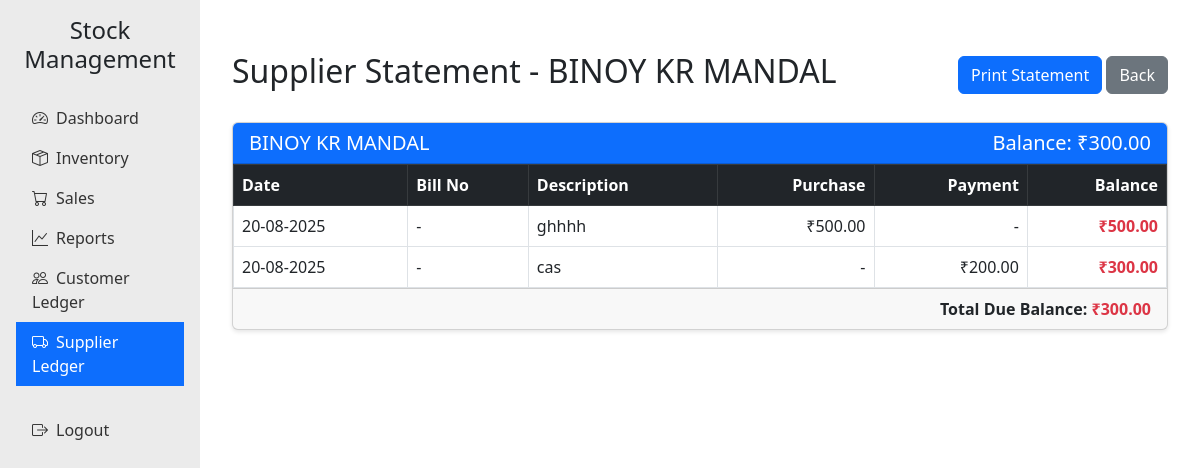
Screenshot of /suppliers/1/statement (signed in) with the database file from the repository.
### app.py (models this page shows, shortened)
class Supplier(db.Model):
    id = db.Column(db.Integer, primary_key=True)
    name = db.Column(db.String(100), nullable=False)
    mobile = db.Column(db.String(15))
    address = db.Column(db.String(200))
    gstin = db.Column(db.String(20))
    date_added = db.Column(db.Date, default=date.today())
    balance = db.Column(db.Float, default=0.0)
    items = db.relationship('Item', backref='supplier', lazy=True)
    transactions = db.relationship('SupplierTransaction',
                                 backref='supplier',
                                 cascade='all, delete-orphan',
                                 lazy='dynamic')  # Changed to dynamic for better query control

class SupplierTransaction(db.Model):
    id = db.Column(db.Integer, primary_key=True)
    supplier_id = db.Column(db.Integer, db.ForeignKey('supplier.id'), nullable=False)
    date = db.Column(db.Date, nullable=False, default=date.today())
    bill_no = db.Column(db.String(50))
    description = db.Column(db.String(200))
    amount = db.Column(db.Float, nullable=False)
    transaction_type = db.Column(db.String(20), nullable=False)  # 'purchase' or 'payment'
    created_at = db.Column(db.DateTime, default=datetime.now())

### app.py (the view)
@app.route('/suppliers/<int:supplier_id>/statement')
@login_required
def supplier_statement(supplier_id):
    supplier = Supplier.query.get_or_404(supplier_id)
    transactions = SupplierTransaction.query.filter_by(supplier_id=supplier_id)\
        .order_by(SupplierTransaction.date, SupplierTransaction.id).all()
    balance = 0
    statement = []
    for t in transactions:
        if t.transaction_type == 'purchase':
            balance += t.amount
        else:  # payment
            balance -= t.amount
        statement.append({
            'date': t.date,
            'bill_no': t.bill_no,
            'description': t.description,
            'purchase': t.amount if t.transaction_type == 'purchase' else 0,
            'payment': t.amount if t.transaction_type == 'payment' else 0,
            'balance': balance
        })
    current_balance = supplier.balance if supplier.balance is not None else 0
    return render_template('supplier_statement.html',
                         supplier=supplier,
                         statement=statement,
                         balance=current_balance)

### app.py (called while the page is built)
def login_required(f):
    @wraps(f)
    def decorated_function(*args, **kwargs):
        if 'user_id' not in session:
            flash('Please log in to access this page.', 'danger')
            return redirect(url_for('login'))
        return f(*args, **kwargs)
    return decorated_function

### templates/supplier_statement.html (shortened to what this page needs)
{% extends "base.html" %}
{% block content %}
<div class="container mt-4">
    <div class="d-flex justify-content-between align-items-center mb-4 no-print">
        <h2>Supplier Statement - {{ supplier.name }}</h2>
        <div>
            <button onclick="window.print()" class="btn btn-primary">
                 Print Statement
            </button>
            <a href="{{ url_for('view_supplier', id=supplier.id) }}" class="btn btn-secondary">
                 Back
            </a>
        </div>
    </div>
    <div class="card printable-content">
        <div class="card-header bg-primary text-white">
            <div class="row">
                <div class="col-md-6">
                    <h5 class="mb-0">{{ supplier.name }}</h5>
                </div>
                <div class="col-md-6 text-end">
                    <h5 class="mb-0">Balance: ₹{{ "%.2f"|format(balance) }}</h5>
                </div>
            </div>
        </div>
        <div class="card-body p-0">
            <div class="table-responsive">
                <table class="table table-bordered mb-0">
                    <thead class="table-dark">
                        <tr>
                            <th>Date</th>
                            <th>Bill No</th>
                            <th>Description</th>
                            <th class="text-end">Purchase</th>
                            <th class="text-end">Payment</th>
                            <th class="text-end">Balance</th>
                        </tr>
                    </thead>
                    <tbody>
                        {% for entry in statement %}
                        <tr>
                            <td>{{ entry.date.strftime('%d-%m-%Y') }}</td>
                            <td>{{ entry.bill_no or '-' }}</td>
                            <td>{{ entry.description or '-' }}</td>
                            <td class="text-end">{% if entry.purchase > 0 %}₹{{ "%.2f"|format(entry.purchase) }}{% else %}-{% endif %}</td>
                            <td class="text-end">{% if entry.payment > 0 %}₹{{ "%.2f"|format(entry.payment) }}{% else %}-{% endif %}</td>
                            <td class="text-end fw-bold {% if entry.balance > 0 %}text-danger{% elif entry.balance < 0 %}text-success{% endif %}">
                                ₹{{ "%.2f"|format(entry.balance) }}
                            </td>
                        </tr>
                        {% else %}
                        <tr>
                            <td colspan="6" class="text-center py-4">No transactions found</td>
                        </tr>
                        {% endfor %}
                    </tbody>
                </table>
            </div>
        </div>
        <div class="card-footer text-end">
            <strong>Total Due Balance:
                <span class="{% if balance > 0 %}text-danger{% elif balance < 0 %}text-success{% endif %}">
            		₹{{ "%.2f"|format(balance) if balance is not none else '0.00' }}
                </span>
            </strong>
        </div>
    </div>
</div>
{% endblock %}

### templates/base.html (style rules this page uses)
.card { margin-bottom: 20px; box-shadow: 0 2px 4px rgba(0,0,0,0.1); }
.table-responsive { overflow-x: auto; }

### rows the page displays
Supplier: name "BINOY KR MANDAL", balance "300.00"
SupplierTransaction: date "20-08-2025", bill_no "-", description "ghhhh", purchase "500.00", balance "500.00"
SupplierTransaction: date "20-08-2025", bill_no "-", description "cas", payment "200.00", balance "300.00"
